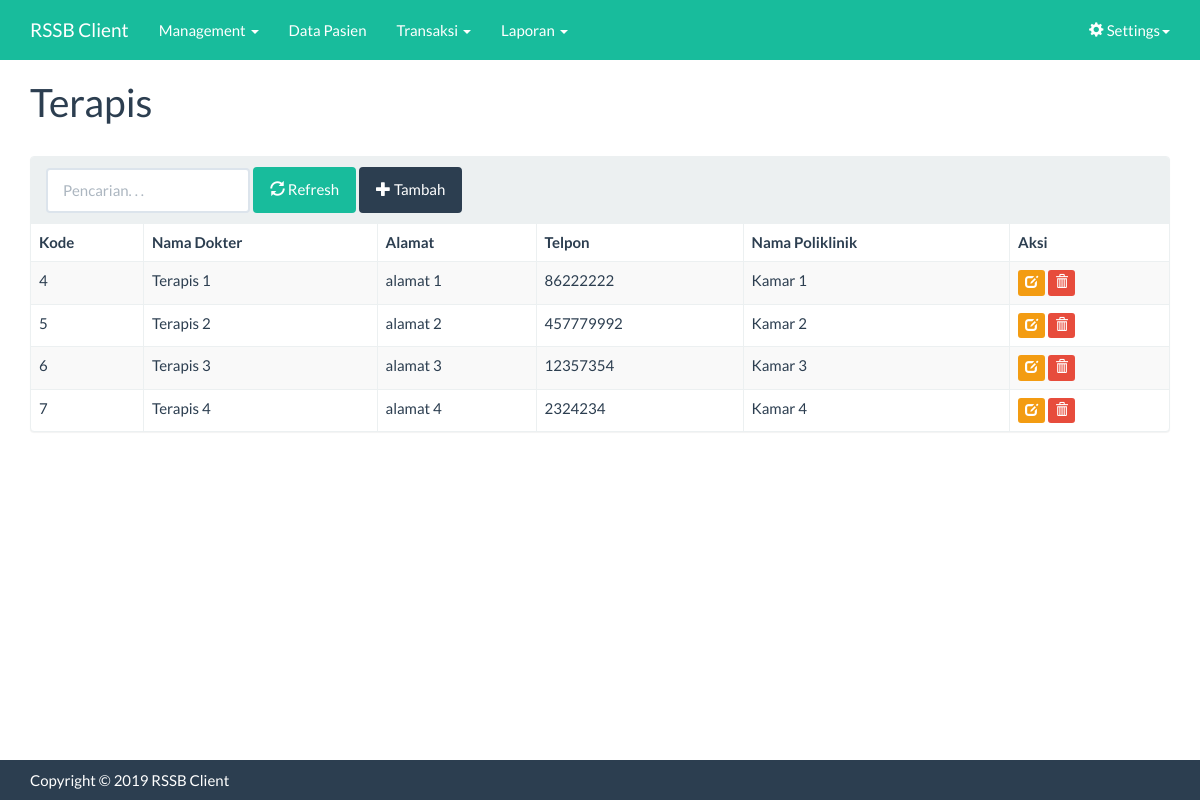
The page /index.php?m=terapis (signed in) on the database its author committed.
### tables this page shows
CREATE TABLE `tb_dokter` (
  `kode_dokter` int(11) NOT NULL,
  `nama_dokter` varchar(35) DEFAULT NULL,
  `alamat` text,
  `telp` double DEFAULT NULL,
  `kode_poliklinik` varchar(11) DEFAULT NULL
);

CREATE TABLE `tb_poliklinik` (
  `kode_poliklinik` int(11) NOT NULL,
  `nama_poliklinik` varchar(35) DEFAULT NULL
);

### functions.php (called while the page is built, shortened)
<?php
$config["server"]='localhost';
$config["username"]='root';
$config["password"]='admin';
$config["database_name"]='db_rawat_jalan';
include'includes/ez_sql_core.php';
include'includes/ez_sql_mysqli.php';
$db = new ezSQL_mysqli($config['username'], $config['password'], $config['database_name'], $config['server']);
include'includes/general.php';
?>

### includes/ez_sql_core.php (called while the page is built, shortened)
<?php
	class ezSQLcore
	{
		var $timers           = array();
		function get_host_port( $host, $default = false )
		{
			$port = $default;
			return array( $host, $port );
		}
		function flush()
		{
			$this->last_result = array();
		}
		function get_results($query=null, $output = OBJECT)
		{
			if ( $query )
			{
				$this->query($query);
			}
			if ( $output == OBJECT )
			{
				return $this->last_result;
			}
		}
		function timer_get_cur()
		{
			list($usec, $sec) = explode(" ",microtime());
			return ((float)$usec + (float)$sec);
		}
		function timer_start($timer_name)
		{
			$this->timers[$timer_name] = $this->timer_get_cur();
		}
		function timer_elapsed($timer_name)
		{
			return round($this->timer_get_cur() - $this->timers[$timer_name],2);
		}
	}

### includes/general.php (called while the page is built, shortened)
<?php
function esc_field($str){
    if (!get_magic_quotes_gpc())
        return addslashes($str);
    else
        return $str;
}

### includes/ez_sql_mysqli.php (called while the page is built, shortened)
<?php
	$ezsql_mysqli_str = array
	(
		1 => 'Require $dbuser and $dbpassword to connect to a database server',
		2 => 'Error establishing mySQLi database connection. Correct user/password? Correct hostname? Database server running?',
		3 => 'Require $dbname to select a database',
		4 => 'mySQLi database connection is not active',
		5 => 'Unexpected error while trying to select database'
	);
	class ezSQL_mysqli extends ezSQLcore
	{
		function connect($dbuser='', $dbpassword='', $dbhost='localhost', $dbport=false)
		{
			global $ezsql_mysqli_str; $return_val = false;
			if ( ! $dbuser )
			{
				$this->register_error($ezsql_mysqli_str[1].' in '.__FILE__.' on line '.__LINE__);
				$this->show_errors ? trigger_error($ezsql_mysqli_str[1],E_USER_WARNING) : null;
			}
			else
			{
				$this->dbh = new mysqli($dbhost,$dbuser,$dbpassword, '', $dbport);
				if( $this->dbh->connect_errno )
				{
					$this->register_error($ezsql_mysqli_str[2].' in '.__FILE__.' on line '.__LINE__);
					$this->show_errors ? trigger_error($ezsql_mysqli_str[2],E_USER_WARNING) : null;
				}
				else
				{
					$return_val = true;
				}
			}
			return $return_val;
		}
		function query($query)
		{
			$return_val = 0;
			$query = trim($query);
			$this->result = @$this->dbh->query($query);
			if ( preg_match("/^(insert|delete|update|replace|truncate|drop|create|alter|begin|commit|rollback|set|lock|unlock|call)/i",$query) )
			{
				$is_insert = true;
				$this->rows_affected = @$this->dbh->affected_rows;
				if ( preg_match("/^(insert|replace)\s+/i",$query) )
				{
					$this->insert_id = @$this->dbh->insert_id;
				}
				$return_val = $this->rows_affected;
			}
			else
			{
				$is_insert = false;
				$i=0;
				$num_rows=0;
				while ( $row = @$this->result->fetch_object() )
				{
					$num_rows++;
				}
				$this->num_rows = $num_rows;
				$return_val = $this->num_rows;
			}
			return $return_val;
		}
	}

### terapis.php (the view, shortened to what this page needs)
<div class="page-header">
    <h1>Terapis</h1>
</div>
<div class="panel panel-default">
    <div class="panel-heading">
        <form class="form-inline">
            <div class="form-group">
                <input class="form-control" type="text" placeholder="Pencarian. . ." name="q" value="<?=$_GET['q']?>" />
            </div>
            <div class="form-group">
                <button class="btn btn-success"><span class="glyphicon glyphicon-refresh"></span> Refresh</a>
            </div>
            <div class="form-group">
                <a class="btn btn-primary" href="?m=terapis_tambah"><span class="glyphicon glyphicon-plus"></span> Tambah</a>
            </div>
        </form>
    </div>
    <div class="table-responsive">
        <table class="table table-bordered table-hover table-striped">
        <thead>
            <tr>
                <th>Kode</th>
                <th>Nama Dokter</th>
                <th>Alamat</th>
                <th>Telpon</th>
                <th>Nama Poliklinik</th>
                <th>Aksi</th>
            </tr>
        </thead>
        <?php
        $q = esc_field($_GET['q']);
        $rows = $db->get_results("SELECT * FROM tb_dokter t INNER JOIN tb_poliklinik p
                                  ON t.kode_poliklinik = p.kode_poliklinik
                                  WHERE  kode_dokter LIKE '%$q%' OR nama_dokter LIKE '%$q%'
                                  OR alamat LIKE '%$q%' OR telp LIKE '%$q%'
                                  ORDER BY kode_dokter");
        foreach($rows as $row):?>
        <tr>
            <td><?=$row->kode_dokter ?></td>
            <td><?=$row->nama_dokter?></td>
            <td><?=$row->alamat?></td>
            <td><?=$row->telp?></td>
            <td><?=$row->nama_poliklinik?></td>
            <td class="nw">
                <a class="btn btn-xs btn-warning" href="?m=terapis_ubah&amp;ID=<?=$row->kode_dokter?>"><span class="glyphicon glyphicon-edit"></span></a>
                <a class="btn btn-xs btn-danger" href="aksi.php?act=terapis_hapus&amp;ID=<?=$row->kode_dokter?>" onclick="return confirm('Hapus data?')"><span class="glyphicon glyphicon-trash"></span></a>
            </td>
        </tr>
        <?php endforeach;
        ?>
        </table>
    </div>
</div>

### assets/css/general.css (style rules this page uses)
html { position: relative; min-height: 100%; }
body { margin-bottom: 70px; }
.nw { white-space: nowrap; }
.page-header { margin-top: 0; padding-bottom: 0; }
.page-header h1 { margin-top: 0; }

### rows shown on the page
tb_dokter: kode_dokter "4", nama_dokter "Terapis 1", alamat "alamat 1", telp "86222222", kode_poliklinik.nama_poliklinik "Kamar 1"
tb_dokter: kode_dokter "5", nama_dokter "Terapis 2", alamat "alamat 2", telp "457779992", kode_poliklinik.nama_poliklinik "Kamar 2"
tb_dokter: kode_dokter "6", nama_dokter "Terapis 3", alamat "alamat 3", telp "12357354", kode_poliklinik.nama_poliklinik "Kamar 3"
tb_dokter: kode_dokter "7", nama_dokter "Terapis 4", alamat "alamat 4", telp "2324234", kode_poliklinik.nama_poliklinik "Kamar 4"
